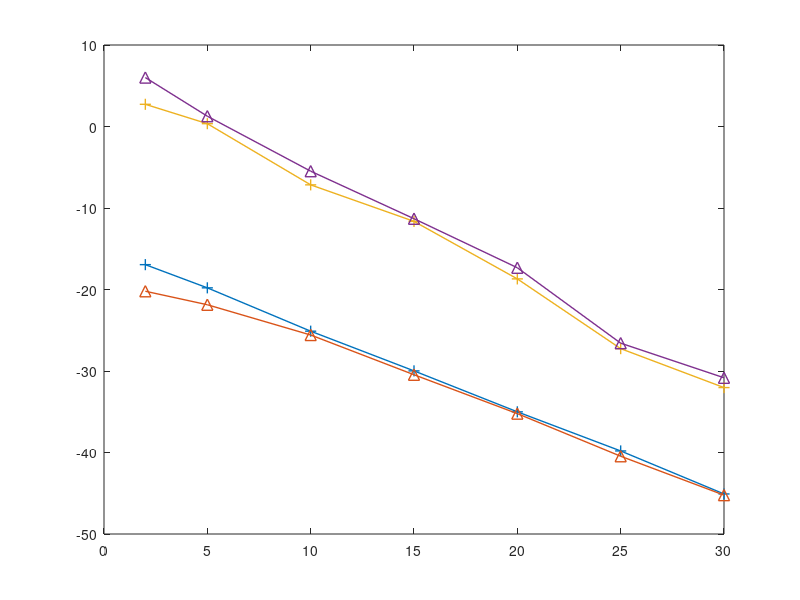

MATLAB code to generate this figure:
clear variables
SNR =[2,5,10,15,20,25,30];
lowerBoundsLaplacePrior = [0.04036,0.020962,0.006160,0.002007,0.000631,0.000209,0.000062];
lowerBoundsGaussianPrior = [0.019041,0.013006,0.005530,0.0018,0.0006,0.00018,0.00006];
mseLapalce = [1.872386, 1.082846, 0.192330, 0.068541,0.013497,0.001881,0.000626];
mseGaussian = [3.986998, 1.337992, 0.283016, 0.073889,0.018497,0.002196,0.000826];

pLBLaplace = plot(SNR, 10*log10(lowerBoundsLaplacePrior/2),'linewidth',1,'Marker','+','MarkerSize',8);
hold on
pLBGaussian = plot(SNR, 10*log10(lowerBoundsGaussianPrior/2),'linewidth',1,'Marker','^','MarkerSize',8);
mseLaplace = plot(SNR, 10*log10(mseLapalce),'linewidth',1,'Marker','+','MarkerSize',8);
mseGaussian = plot(SNR, 10*log10(mseGaussian),'linewidth',1,'Marker','^','MarkerSize',8);
